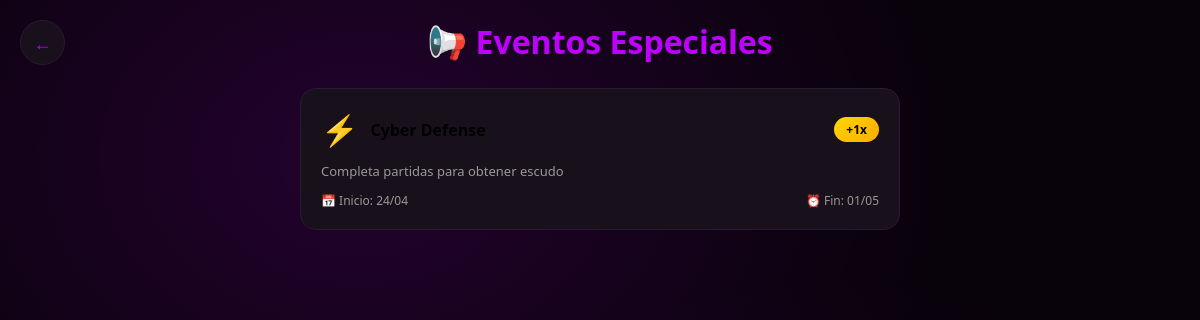
/eventos.php (signed in), run on the app's committed database.
### tables this page shows
CREATE TABLE `eventos` (
  `id` int(11) NOT NULL,
  `nombre` varchar(100) NOT NULL,
  `descripcion` text DEFAULT NULL,
  `tipo` enum('xp','vidas','especial') DEFAULT 'xp',
  `bonus` int(11) DEFAULT 10,
  `inicio` date DEFAULT NULL,
  `fin` date DEFAULT NULL,
  `activo` tinyint(4) DEFAULT 1
);

### eventos.php (the view, shortened to what this page needs)
<?php
include "config.php";
$eventos = $conn->query("SELECT * FROM eventos WHERE activo = 1 AND fin >= CURDATE() ORDER BY fin")->fetch_all(MYSQLI_ASSOC);
?>
<!DOCTYPE html>
<html>
<head>
</head>
<body>
<div class="page">
    <a href="menu.php" class="back">←</a>
    <h1>📢 Eventos Especiales</h1>
    <div class="eventos-list">
        <?php if(count($eventos) == 0): ?>
        <div class="no-eventos">
            <span style="font-size: 40px;">📢</span>
            <p>No hay eventos activos en este momento</p>
            <p>¡Vuelve pronto!</p>
        </div>
        <?php else: ?>
        <?php foreach($eventos as $e): ?>
        <div class="evento">
            <div class="evento-header">
                <span class="evento-icon">⚡</span>
                <span class="evento-titulo"><?= htmlspecialchars($e["nombre"]) ?></span>
                <span class="evento-badge">+<?= $e["bonus"] ?>x</span>
            </div>
            <p class="evento-desc"><?= htmlspecialchars($e["descripcion"]) ?></p>
            <div class="evento-footer">
                <span>📅 Inicio: <?= date("d/m", strtotime($e["inicio"])) ?></span>
                <span>⏰ Fin: <?= date("d/m", strtotime($e["fin"])) ?></span>
            </div>
        </div>
        <?php endforeach; ?>
        <?php endif; ?>
    </div>
</div>
</body>
</html>

### eventos.php (style rules this page uses)
:root { --primary: #bf00ff; --primary-dark: #8b00ff; --bg: #08020a; --bg-light: #18101a; --text: #ffffff; --text-dim: #999999; }
* { margin: 0; padding: 0; box-sizing: border-box; }
body { background: radial-gradient(ellipse at 30% 20%, rgba(191,0,255,0.15) 0%, transparent 50%), radial-gradient(ellipse at 70% 80%, rgba(139,0,255,0.1) 0%, transparent 40%), #08020a; min-height: 100vh; font-family: system-ui, sans-serif; padding: 20px; }
.page { max-width: 600px; margin: 0 auto; }
.back { position: fixed; top: 20px; left: 20px; width: 45px; height: 45px; background: var(--bg-light); border: 1px solid #2a1a35; border-radius: 50%; display: flex; align-items: center; justify-content: center; color: var(--primary); text-decoration: none; font-size: 18px; }
h1 { text-align: center; color: var(--primary); margin-bottom: 25px; }
.eventos-list { display: flex; flex-direction: column; gap: 15px; }
.evento { background: var(--bg-light); border: 1px solid #2a1a35; border-radius: 16px; padding: 20px; transition: all 0.3s; }
.evento-header { display: flex; align-items: center; gap: 12px; margin-bottom: 12px; }
.evento-icon { font-size: 30px; }
.evento-titulo { font-weight: 600; font-size: 16px; flex: 1; }
.evento-badge { background: linear-gradient(135deg, #ffd700, #ffaa00); color: #000; padding: 4px 12px; border-radius: 20px; font-size: 12px; font-weight: bold; }
.evento-desc { font-size: 13px; color: var(--text-dim); margin-bottom: 12px; }
.evento-footer { display: flex; justify-content: space-between; font-size: 12px; color: var(--text-dim); }

### data on the page
eventos: nombre "Cyber Defense", bonus "1", descripcion "Completa partidas para obtener escudo", inicio "24/04", fin "01/05"
